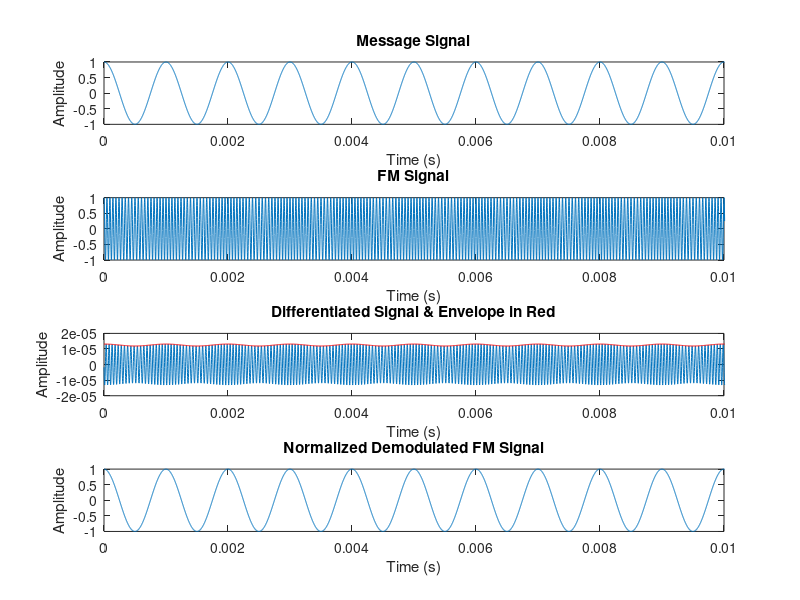

The MATLAB script that drew this image: (Note: this script raises an error after producing the figure.)
% L.B.I.P Thilakasiri - E/16/367
% EE357 Communication Systems: Laboratary 02 - Demodulation Using Differentiation

% (a) 1 kHz sinusoidal message signal

clear all;
close all;

% General Specifications
fm = 1000;      % Message Freq
fc = 20000;     % Carrier Freq
fs = 500000;    % Sampling Freq
t1 = 0:1/fs:2;  
len = length(t1);
ac = 1;         % Carrier Amplitude
am = 1;         % Message Amplitude
fn = fs/len;
ff = -fs/2:fn:fs/2-fn;
beta = 1;       % Beta Value
kf = 1;
del_f = kf*am; 
ct = ac*cos(2*pi*fc.*t1);   % Carrier Signal
mt = am*cos(2*pi*fm.*t1);   % Message Signal
% FM Signal
fmt = ac*cos(2*pi*fc.*t1 + beta*sin(2*pi*fm.*t1)); 

% Envelope Detection Using Hilberts Transform
dif_fmt = diff(fmt)/(fc);   % first derivative
hil_mt = abs(hilbert(dif_fmt)); 
demod_fm = hil_mt - mean(hil_mt); % Remove DC
amp = max(demod_fm); % Normalizing

% Plots
figure(1)
subplot(4,1,1)
plot(t1,mt)
xlim([0,1/100])
title("Message Signal");
xlabel('Time (s)')
ylabel('Amplitude')

subplot(4,1,2)
plot(t1,fmt);
xlim([0,1/100])
title("FM Signal");
xlabel('Time (s)')
ylabel('Amplitude')

subplot(4,1,3)
plot(t1(1:end-1),dif_fmt);
hold on;
plot(t1(1:end-1),hil_mt,'r')
xlim([0,1/100])
ylim([-2/100000,2/100000])
title("Differentiated Signal & Envelope in Red");
xlabel('Time (s)')
ylabel('Amplitude')

subplot(4,1,4)
plot(t1(1:end-1),demod_fm/amp);
xlim([0,1/100])
ylim([-1,1])
title("Normalized Demodulated FM Signal");
xlabel('Time (s)')
ylabel('Amplitude')


% (b) a 1 kHz Rectangular Pulse Train

w = 0.0005;                  % Width of a Pulse                  
t2 = 0 : 1/fs : 0.01;        % Signal Evaluation Time
d = 0 : 1/1e3 : 0.01;        % Pulse Delay Times  
mst = pulstran(t2,d,@rectpuls,w); % Sqaure Pulse Train

% int_mst = cumtrapz(mst);
% fmst = ac*cos(2*pi*fc.*t2 + 2*pi*del_f.*int_mst); 
fmst = fmmod(mst,fc,fs,fm);  % FM Signal

dif_fmst = diff(fmst)/fc;   % first derivative
hil_mst = abs(hilbert(dif_fmst)); % Envelope Detection
demod_fmst = hil_mst - mean(hil_mst); % Remove DC
amp_mst = max(demod_fmst);

% Plots
figure(2)
subplot(4,1,1);
plot(t2,mst);
xlim([0,5/1000])
title("Message Signal");
xlabel('Time (s)')
ylabel('Amplitude')

subplot(4,1,2);
plot(t2,fmst);
xlim([0,5/1000])
title("FM Signal");
xlabel('Time (s)')
ylabel('Amplitude')

subplot(4,1,3);
plot(t2(1:end-1),dif_fmst);
hold on;
plot(t2(1:end-1),hil_mst,'r') 
xlim([0,5/1000])
ylim([-2/100000,2/100000])
title("Differentiated Signal & Envelope in Red");
xlabel('Time (s)')
ylabel('Amplitude')

subplot(4,1,4);
plot(t2(1:end-1),demod_fmst/amp_mst);
xlim([0,5/1000])
title("Normalized Demodulated FM Signal");
xlabel('Time (s)')
ylabel('Amplitude')
grid on;
